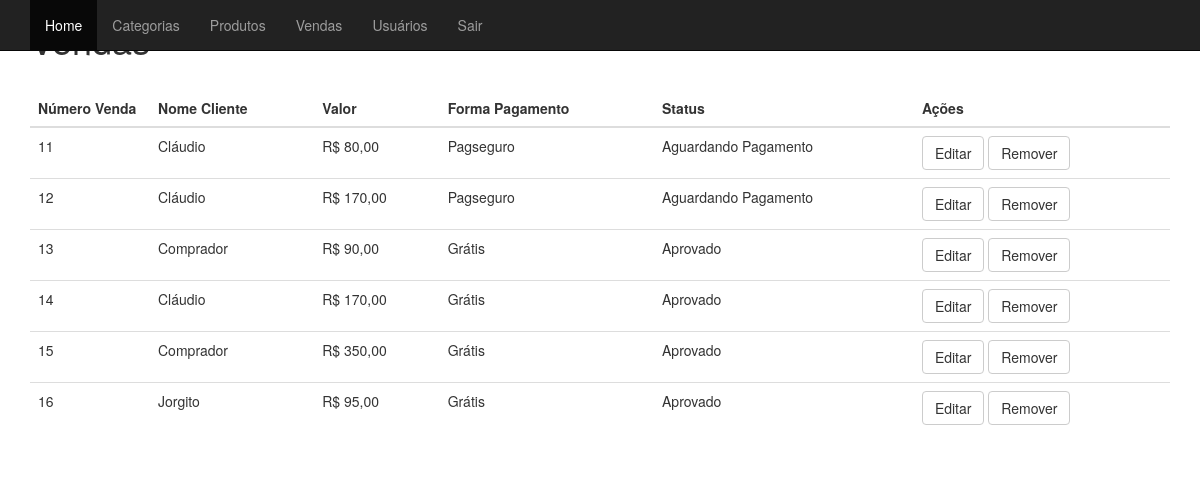
/admin/vendas (signed in), run on an earlier commit of the app's database.
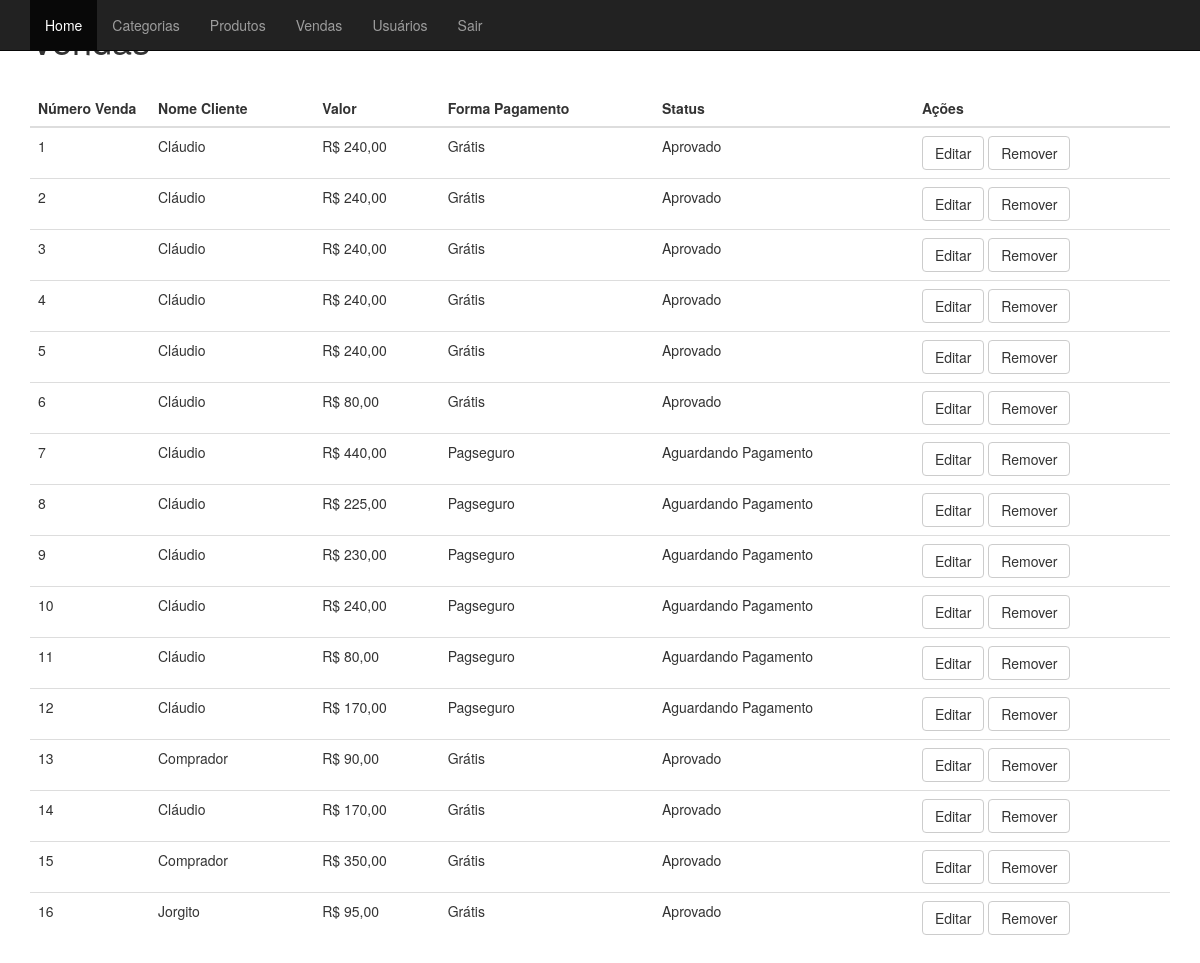
And on a later commit of the database.
### tables this page shows
CREATE TABLE `vendas` (
  `idvendas` int(11) NOT NULL AUTO_INCREMENT,
  `endereco` varchar(100) NOT NULL,
  `valor` double NOT NULL,
  `forma_pag` int(11) NOT NULL,
  `usuario_id` int(11) NOT NULL,
  `status_pag` tinyint(3) unsigned NOT NULL,
  `pg_link` varchar(255) DEFAULT NULL,
  PRIMARY KEY (`idvendas`),
  KEY `fk_status_pagamento_idx` (`status_pag`) USING BTREE,
  KEY `fk_forma_pagamento_idx` (`forma_pag`) USING BTREE,
  KEY `fk_vendas_usuarios1_idx` (`usuario_id`) USING BTREE,
  CONSTRAINT `fk_forma_pagamento` FOREIGN KEY (`forma_pag`) REFERENCES `pagamentos` (`idpagamentos`) ON UPDATE CASCADE,
  CONSTRAINT `fk_status_pagamento` FOREIGN KEY (`status_pag`) REFERENCES `status_pagamento` (`idstatus_pagamento`) ON UPDATE CASCADE,
  CONSTRAINT `fk_vendas_usuarios` FOREIGN KEY (`usuario_id`) REFERENCES `usuarios` (`idusuarios`) ON DELETE NO ACTION ON UPDATE CASCADE
);

CREATE TABLE `usuarios` (
  `idusuarios` int(11) NOT NULL AUTO_INCREMENT,
  `nome` varchar(90) DEFAULT NULL,
  `cpf` bigint(11) unsigned zerofill NOT NULL,
  `email` varchar(90) NOT NULL,
  `senha` varchar(190) NOT NULL,
  `tipo` enum('Cliente','Admin') NOT NULL,
  `rg` varchar(10) DEFAULT NULL,
  `data_nascimento` date DEFAULT NULL,
  `data_cadastro` datetime DEFAULT NULL,
  `id_orgao_expedidores` smallint(5) unsigned DEFAULT NULL,
  PRIMARY KEY (`idusuarios`),
  KEY `fk_usuarios_orgao_expedidores1_idx` (`id_orgao_expedidores`) USING BTREE,
  CONSTRAINT `fk_usuarios_orgao_expedidores1` FOREIGN KEY (`id_orgao_expedidores`) REFERENCES `orgao_expedidores` (`idorgao_expedidores`) ON UPDATE CASCADE
);

CREATE TABLE `pagamentos` (
  `idpagamentos` int(11) NOT NULL AUTO_INCREMENT,
  `tipo` varchar(45) NOT NULL,
  PRIMARY KEY (`idpagamentos`)
);

CREATE TABLE `status_pagamento` (
  `idstatus_pagamento` tinyint(3) unsigned NOT NULL AUTO_INCREMENT,
  `status_pagamento` varchar(80) NOT NULL,
  PRIMARY KEY (`idstatus_pagamento`)
);

### admin/core/Controller.php (called while the page is built, shortened)
<?php
class Controller {
    public function loadTemplate($viewName, $viewData = array()) {
        include 'views/template.php';
    }
    public function loadViewInTemplate($viewName, $viewData) {
        extract($viewData);
        include 'views/'.$viewName.'.php';
    }
}

### admin/controllers/vendasController.php (called while the page is built, shortened)
<?php
class vendasController extends Controller {
    protected $vendasModel;
    function __construct() {
        $this->vendasModel = new VendasModel();
    }
    public function index() {
        $dados = array('vendas'=>array());
        $dados['vendas'] = $this->vendasModel->getVendas();
        $this->loadTemplate('vendasView', $dados);
    }
}

### admin/core/Core.php (called while the page is built, shortened)
<?php
class Core {
    public function run() {
        $url = explode('index.php', $_SERVER['PHP_SELF']);
        $url = end($url);
        $params = array();
        if (!empty($url)) {
            $url = explode('/', $url);
            array_shift($url);
            array_shift($url);
            if (isset($url[0])) {
                $currentAction = $url[0];
                array_shift($url);
            } else {
                $currentAction = 'index';
            }
        } else {
            $currentController = 'homeController';
            $currentAction = 'index';
        }
        $c = new $currentController();
        call_user_func_array(array($c, $currentAction), $params);
    }
}

### admin/index.php (called while the page is built, shortened)
<?php
require 'config.php';
$core = new Core();
$core->run();

### admin/core/Model.php (called while the page is built, shortened)
<?php
class Model {
    public function __construct() {
        global $config;
        $this->db = new PDO("mysql:dbname=".$config['dbname'].";host=".$config['host'], $config['dbuser'], $config['dbpass']);
    }
}

### admin/config.php (called while the page is built, shortened)
<?php
$config = array();
if (ENVIRONMENT == 'development') {
    $config['dbname'] = 'sistema';
    $config['host'] = 'localhost';
    $config['dbuser'] = 'root';
    $config['dbpass'] = 'camelo69';
} else {
    $config['dbname'] = 'sistema';
    $config['host'] = 'localhost';
    $config['dbuser'] = 'root';
    $config['dbpass'] = 'camelo69';
}

### admin/models/VendasModel.php (called while the page is built, shortened)
<?php
class VendasModel extends Model {
    public function getVendas() {
        $array = array();
        $sql = "SELECT vendas.idvendas, usuarios.nome, vendas.valor, pagamentos.tipo, status_pagamento.status_pagamento FROM vendas
                LEFT JOIN usuarios ON vendas.usuario_id = usuarios.idusuarios LEFT JOIN pagamentos ON vendas.forma_pag = pagamentos.idpagamentos
                LEFT JOIN status_pagamento ON status_pagamento.idstatus_pagamento = vendas.status_pag WHERE usuarios.nome IS NOT NULL ORDER BY vendas.idvendas ASC";
        $sql = $this->db->query($sql);
        if ($sql->rowCount() > 0) {
            $array = $sql->fetchAll();
        }
        return $array;
    }
}

### admin/views/vendasView.php (the view)
<aside class="row-fluid container container-categoria-admin">
    <h1>Vendas</h1><br/>
    <div class="table-responsive">
        <table class="table table-hover">
            <thead>
            <tr>
                <th width="120" class="cabecalho">Número Venda</th>
                <th class="cabecalho">Nome Cliente</th>
                <th class="cabecalho">Valor</th>
                <th class="cabecalho">Forma Pagamento</th>
                <th class="cabecalho">Status</th>
                <th class="cabecalho">Ações</th>
            </tr>
            </thead>
            <tbody>
            <?php foreach($vendas as $venda): ?>
                <tr>
                    <td><?php echo $venda['idvendas']; ?></td>
                    <td><?php echo $venda['nome']; ?></td>
                    <td><?php echo "R$ ". number_format($venda['valor'], 2, ',', '.') ; ?></td>
                    <td><?php echo $venda['tipo']; ?></td>
                    <td><?php echo $venda['status_pagamento']; ?></td>
                    <td>
                        <a href="" class="btn btn-default">Editar</a>
                        <a href="" class="btn btn-default">Remover</a>
                    </td>
                </tr>
            <?php endforeach; ?>
            </tbody>
        </table>
    </div>
</aside>

What changed in the data, as far as the page shows it:
now on this page (row edited): vendas: idvendas "1", usuario.nome "Cláudio", valor "240,00", forma_pag.tipo "Grátis", status_pag.status_pagamento "Aprovado"
now on this page (row edited): vendas: idvendas "2", usuario.nome "Cláudio", valor "240,00", forma_pag.tipo "Grátis", status_pag.status_pagamento "Aprovado"
now on this page (row edited): vendas: idvendas "3", usuario.nome "Cláudio", valor "240,00", forma_pag.tipo "Grátis", status_pag.status_pagamento "Aprovado"
now on this page (row edited): vendas: idvendas "4", usuario.nome "Cláudio", valor "240,00", forma_pag.tipo "Grátis", status_pag.status_pagamento "Aprovado"
now on this page (row edited): vendas: idvendas "5", usuario.nome "Cláudio", valor "240,00", forma_pag.tipo "Grátis", status_pag.status_pagamento "Aprovado"
now on this page (row edited): vendas: idvendas "6", usuario.nome "Cláudio", valor "80,00", forma_pag.tipo "Grátis", status_pag.status_pagamento "Aprovado"
now on this page (row edited): vendas: idvendas "7", usuario.nome "Cláudio", valor "440,00", forma_pag.tipo "Pagseguro", status_pag.status_pagamento "Aguardando Pagamento"
now on this page (row edited): vendas: idvendas "8", usuario.nome "Cláudio", valor "225,00", forma_pag.tipo "Pagseguro", status_pag.status_pagamento "Aguardando Pagamento"
now on this page (row edited): vendas: idvendas "9", usuario.nome "Cláudio", valor "230,00", forma_pag.tipo "Pagseguro", status_pag.status_pagamento "Aguardando Pagamento"
now on this page (row edited): vendas: idvendas "10", usuario.nome "Cláudio", valor "240,00", forma_pag.tipo "Pagseguro", status_pag.status_pagamento "Aguardando Pagamento"
